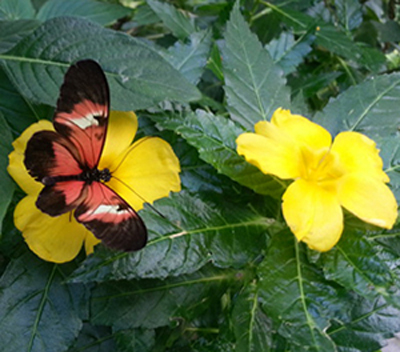
#> input picture chapter7/images/color_edge.jpg, 400 x 352 px
$ python 13.edge_color_canny.py
#> lines starting #> are read from the running program, lines starting #| are printed output that depends on the picture
import cv2

def onTrackbar(th):																	# 트랙바 콜백 함수
	edge = cv2.GaussianBlur(gray, (5, 5), 0)         	# 가우시안 블러링
	edge = cv2.Canny(edge, th, th*2, 5)						# 캐니 에지 검출

	color_edge = cv2.copyTo(image, mask=edge)
	dst = cv2.hconcat([image, color_edge])
	cv2.imshow("color edge", dst)

image = cv2.imread("../../chapter7/images/color_edge.jpg", cv2.IMREAD_COLOR)
#> image is the input picture: shape (352, 400, 3); mean B, G, R 61.1, 106, 89.1
if image is None: raise Exception("영상파일 읽기 오류")

th = 50
gray = cv2.cvtColor(image, cv2.COLOR_BGR2GRAY)    	# 명암도 영상 변환
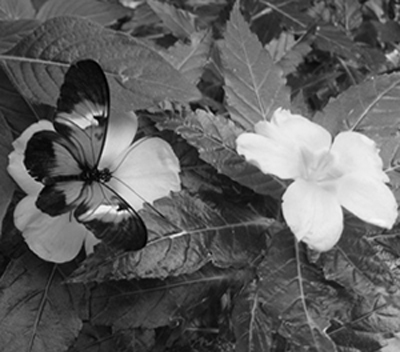
#> gray: shape (352, 400); min 0, max 251, mean 95.9
dst = cv2.hconcat([image, image])
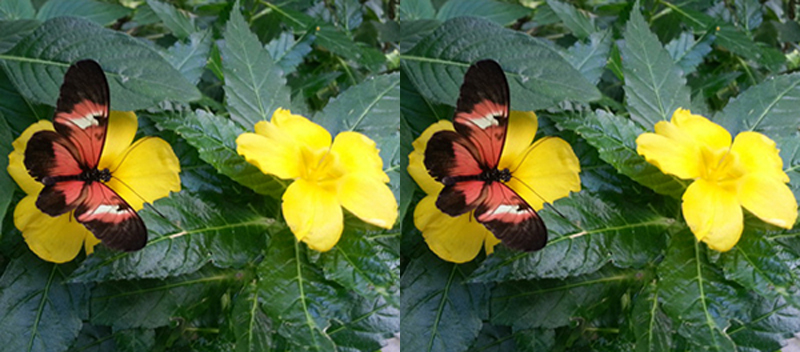
#> dst: shape (352, 800, 3); mean B, G, R 61.1, 106, 89.1
cv2.imshow("color edge", dst)
cv2.createTrackbar("Canny th", "color edge", th, 150, onTrackbar)	# 콜백 함수 등록
onTrackbar(th)																					# 콜백 함수 첫 실행
#> in onTrackbar, `edge = cv2.Canny(edge, th, th*2, 5)`:
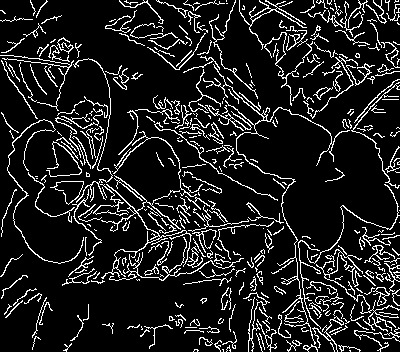
#> edge: shape (352, 400); 12.3% white in thin lines or dots
#> in onTrackbar, `color_edge = cv2.copyTo(image, mask=edge)`:
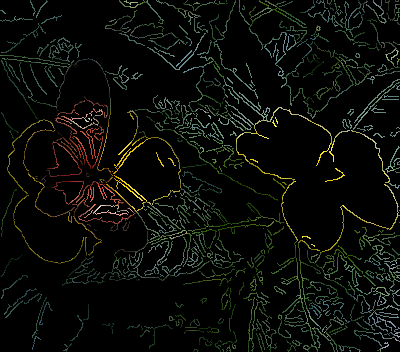
#> color_edge: shape (352, 400, 3); mean B, G, R 8.2, 12.5, 10.4
#> in onTrackbar, `dst = cv2.hconcat([image, color_edge])`:
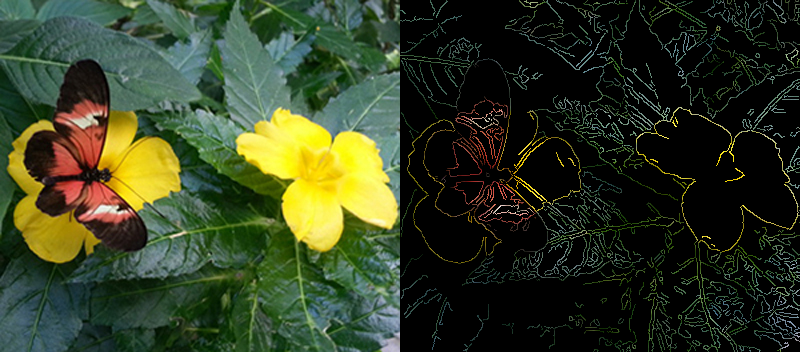
#> dst: shape (352, 800, 3); mean B, G, R 34.7, 59.3, 49.8
cv2.waitKey(0)
